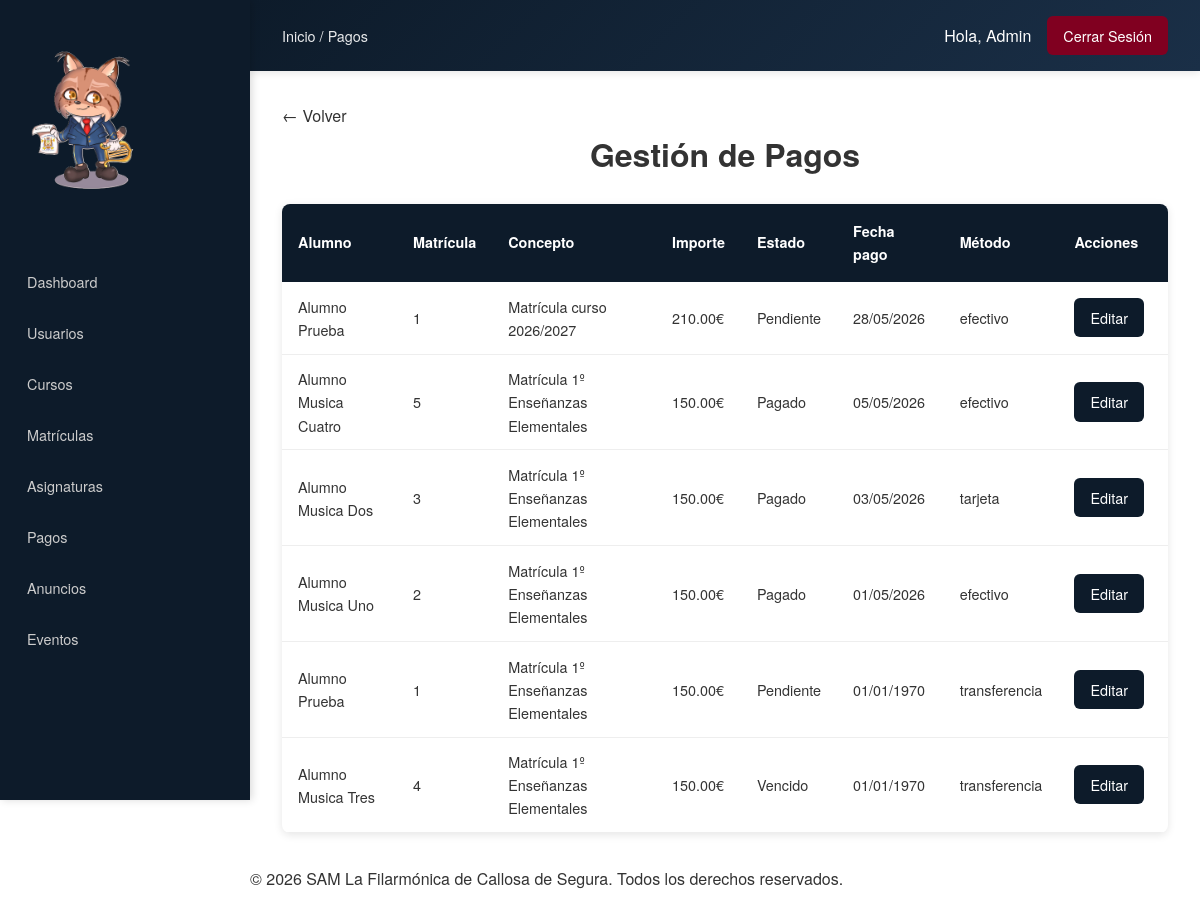
/admin/pagos.php (signed in), run on the app's committed database.
### tables this page shows
CREATE TABLE `pagos` (
  `id_pago` int(11) NOT NULL,
  `id_alumno` int(11) NOT NULL,
  `id_matricula` int(11) NOT NULL,
  `concepto` varchar(150) NOT NULL,
  `importe` decimal(10,2) NOT NULL,
  `estado` enum('pendiente','pagado','vencido') NOT NULL,
  `fecha_pago` date DEFAULT NULL,
  `metodo` enum('efectivo','transferencia','tarjeta') DEFAULT NULL,
  `observaciones` text DEFAULT NULL
);

CREATE TABLE `usuarios` (
  `id_usuario` int(11) NOT NULL,
  `nombre` varchar(100) NOT NULL,
  `apellidos` varchar(150) NOT NULL,
  `email` varchar(150) NOT NULL,
  `password` varchar(255) NOT NULL,
  `telefono` varchar(20) DEFAULT NULL,
  `dni` varchar(20) DEFAULT NULL,
  `fecha_nacimiento` date DEFAULT NULL,
  `direccion` text DEFAULT NULL,
  `rol` enum('admin','profesor','alumno') NOT NULL,
  `fecha_registro` date DEFAULT NULL,
  `activo` tinyint(1) DEFAULT 1
);

CREATE TABLE `matriculas` (
  `id_matricula` int(11) NOT NULL,
  `id_alumno` int(11) NOT NULL,
  `id_curso` int(11) NOT NULL,
  `id_instrumento` int(15) DEFAULT NULL,
  `fecha_matricula` date DEFAULT NULL,
  `estado` enum('activa','finalizada','cancelada') NOT NULL,
  `observaciones` text DEFAULT NULL,
  `tutor_nombre` varchar(255) DEFAULT NULL,
  `tutor_dni` varchar(20) DEFAULT NULL,
  `tutor_email` varchar(50) DEFAULT NULL,
  `tutor_telefono` varchar(20) DEFAULT NULL,
  `tutor_consentimiento` tinyint(1) DEFAULT 0
);

### admin/pagos.php (the view, shortened to what this page needs)
<?php
require_once "../includes/funciones.php";
$conexion = conectar();
$pagos = $conexion->query("SELECT p.*, u.nombre, u.apellidos, m.id_matricula
                           FROM pagos p
                           JOIN usuarios u ON p.id_alumno = u.id_usuario
                           JOIN matriculas m ON p.id_matricula = m.id_matricula
                           ORDER BY p.fecha_pago DESC");
include "../plantillas/header_privado.php";
include "../plantillas/navbar_privado.php";
?>
<main class="main">
    <h1>Gestión de Pagos</h1>
    <table class="tabla-pagos">
        <thead>
            <tr>
                <th>Alumno</th>
                <th class="ocultar-mobile">Matrícula</th>
                <th>Concepto</th>
                <th>Importe</th>
                <th>Estado</th>
                <th class="ocultar-mobile">Fecha pago</th>
                <th class="ocultar-mobile">Método</th>
                <th>Acciones</th>
            </tr>
        </thead>
        <tbody>
            <?php
            if (!$pagos) {
                echo "<tr><td colspan='8'>Error al cargar pagos: " . $conexion->error . "</td></tr>";
            } else {
                if ($pagos->num_rows == 0) {
                    echo "<tr><td colspan='8'>No hay pagos registrados</td></tr>";
                } else {
                    while ($pago = $pagos->fetch_assoc()) {
                        $sql_usuario = $conexion->query("SELECT nombre, apellidos FROM usuarios WHERE id_usuario=" . $pago['id_alumno']);
                        $usuario = $sql_usuario->fetch_assoc();
                        $nombre = $usuario['nombre'];
                        $apellidos = $usuario['apellidos'];
            ?>
                        <tr>
                            <td><?= $nombre . ' ' . $apellidos ?></td>
                            <td class="ocultar-mobile"><?= $pago['id_matricula'] ?></td>
                            <td><?= $pago['concepto'] ?></td>
                            <td><?= $pago['importe'] ?>€</td>
                            <td><?= ucfirst($pago['estado']) ?></td>
                            <td class="ocultar-mobile"><?= date('d/m/Y', strtotime($pago['fecha_pago'])) ?></td>
                            <td class="ocultar-mobile"><?= $pago['metodo'] ?></td>
                            <td>
                                <a href="editar_pago.php?id=<?= $pago['id_pago'] ?>" class="btn-editar">Editar</a>
                            </td>
                        </tr>
            <?php }
                }
            } ?>
        </tbody>
    </table>
</main>
<?php include "../plantillas/footer_privado.php"; ?>

### estaticos/css/styles.css (style rules this page uses)
* { box-sizing: border-box; margin: 0; padding: 0; }
html, body { height: 100%; margin: 0; }
body { font-family: 'Helvetica Neue', Arial, sans-serif; line-height: 1.6; color: #333333; display: flex; flex-direction: column; min-height: 100vh; min-width: 320px; }
main { flex: 1; }
a { text-decoration: none; color: inherit; }
h1, h2, h3 { margin-bottom: 1rem; text-align: center; }

### estaticos/css/privado.css (style rules this page uses)
* { box-sizing: border-box; }
html, body { min-width: 320px; }
body { margin: 0; padding: 0; }
.main { padding: 1rem; width: 100%; max-width: 1400px; min-width: 300px; margin: 0 auto; }
table { width: 100%; display: block; overflow-x: auto; -webkit-overflow-scrolling: touch; border-collapse: collapse; margin-top: 1.5rem; background: white; border-radius: 8px; box-shadow: 0 2px 8px rgba(0, 0, 0, 0.1); font-size: 0.85rem; }
table thead { background: #0D1B2A; color: white; }
table th { padding: 0.6rem 0.4rem; text-align: left; font-weight: 600; }
table td { padding: 0.75rem 0.4rem; border-bottom: 1px solid #eee; max-height: 200px; }
.ocultar-mobile { display: none; }
td:last-child, th:last-child { width:1%; }
.btn-crear, .btn-editar, .btn-eliminar, .btn-aprobar, .btn-rechazar { display: inline-block; padding: 6px 12px; border-radius: 6px; text-decoration: none; font-size: 0.8rem; transition: all 0.3s; border: none; cursor: pointer; }
.btn-editar { background: #0D1B2A; color: white; margin-right: 0.25rem; margin-bottom: 0.25rem; }
@media (min-width: 768px) { .main { padding: 1.5rem; } }
@media (min-width: 768px) { table { font-size: 0.9rem; } }
@media (min-width: 768px) { table th { padding: 1rem; } }
@media (min-width: 768px) { table td { padding: 0.8rem 1rem; } }
@media (min-width: 768px) { .ocultar-mobile { display: table-cell; } }
@media (min-width: 768px) { .btn-crear, .btn-editar, .btn-eliminar, .btn-aprobar, .btn-rechazar { padding: 8px 16px; font-size: 0.9rem; } }
@media (min-width: 768px) { .btn-editar { margin-right: 0.5rem; margin-bottom: 0; } }
@media (min-width: 1024px) { .main { padding: 2rem; max-width: 1200px; } }
@media (min-width: 1024px) { body { margin-left: 250px; } }

### data on the page
pagos: id_alumno.nombre "Alumno", id_alumno.apellidos "Prueba", id_matricula.id_matricula "1", concepto "Matrícula curso 2026/2027", importe "210.00", estado "Pendiente", fecha_pago "28/05/2026", metodo "efectivo"
pagos: id_alumno.nombre "Alumno", id_alumno.apellidos "Musica Cuatro", id_matricula.id_matricula "5", concepto "Matrícula 1º Enseñanzas Elementales", importe "150.00", estado "Pagado", fecha_pago "05/05/2026", metodo "efectivo"
pagos: id_alumno.nombre "Alumno", id_alumno.apellidos "Musica Dos", id_matricula.id_matricula "3", concepto "Matrícula 1º Enseñanzas Elementales", importe "150.00", estado "Pagado", fecha_pago "03/05/2026", metodo "tarjeta"
pagos: id_alumno.nombre "Alumno", id_alumno.apellidos "Musica Uno", id_matricula.id_matricula "2", concepto "Matrícula 1º Enseñanzas Elementales", importe "150.00", estado "Pagado", fecha_pago "01/05/2026", metodo "efectivo"
pagos: id_alumno.nombre "Alumno", id_alumno.apellidos "Prueba", id_matricula.id_matricula "1", concepto "Matrícula 1º Enseñanzas Elementales", importe "150.00", estado "Pendiente", fecha_pago "01/01/1970", metodo "transferencia"
pagos: id_alumno.nombre "Alumno", id_alumno.apellidos "Musica Tres", id_matricula.id_matricula "4", concepto "Matrícula 1º Enseñanzas Elementales", importe "150.00", estado "Vencido", fecha_pago "01/01/1970", metodo "transferencia"

### other printed values
$breadcrumbs[$pagina_actual] "Pagos"
$nombre "Admin"
